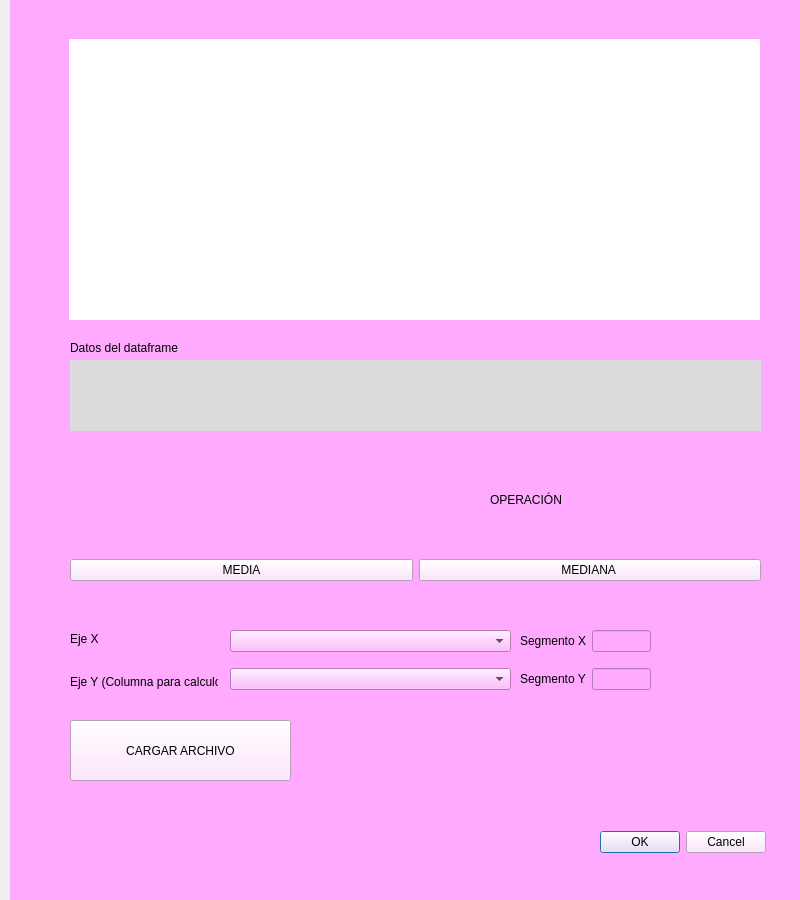
<?xml version="1.0" encoding="UTF-8"?>
<ui version="4.0">
 <class>VentanaCSV</class>
 <widget class="QDialog" name="VentanaCSV">
  <property name="geometry">
   <rect>
    <x>0</x>
    <y>0</y>
    <width>800</width>
    <height>900</height>
   </rect>
  </property>
  <property name="minimumSize">
   <size>
    <width>800</width>
    <height>900</height>
   </size>
  </property>
  <property name="windowTitle">
   <string>Dialog</string>
  </property>
  <widget class="QWidget" name="widget" native="true">
   <property name="geometry">
    <rect>
     <x>10</x>
     <y>0</y>
     <width>801</width>
     <height>901</height>
    </rect>
   </property>
   <property name="styleSheet">
    <string notr="true">background-color: rgb(255, 170, 255);</string>
   </property>
   <widget class="QLabel" name="datos">
    <property name="geometry">
     <rect>
      <x>60</x>
      <y>360</y>
      <width>691</width>
      <height>71</height>
     </rect>
    </property>
    <property name="styleSheet">
     <string notr="true">background-color: rgb(220, 220, 220);</string>
    </property>
    <property name="text">
     <string/>
    </property>
   </widget>
   <widget class="QLabel" name="label_3">
    <property name="geometry">
     <rect>
      <x>60</x>
      <y>340</y>
      <width>181</width>
      <height>16</height>
     </rect>
    </property>
    <property name="text">
     <string>Datos del dataframe</string>
    </property>
   </widget>
   <widget class="QWidget" name="horizontalLayoutWidget">
    <property name="geometry">
     <rect>
      <x>60</x>
      <y>520</y>
      <width>691</width>
      <height>101</height>
     </rect>
    </property>
    <layout class="QHBoxLayout" name="horizontalLayout">
     <item>
      <widget class="QPushButton" name="MediaBotton">
       <property name="styleSheet">
        <string notr="true">background-color: rgb(255, 224, 255);</string>
       </property>
       <property name="text">
        <string>MEDIA</string>
       </property>
      </widget>
     </item>
     <item>
      <widget class="QPushButton" name="MedianaButton">
       <property name="styleSheet">
        <string notr="true">background-color: rgb(255, 224, 255);</string>
       </property>
       <property name="text">
        <string>MEDIANA </string>
       </property>
      </widget>
     </item>
    </layout>
   </widget>
   <widget class="QLabel" name="label_4">
    <property name="geometry">
     <rect>
      <x>480</x>
      <y>490</y>
      <width>91</width>
      <height>20</height>
     </rect>
    </property>
    <property name="text">
     <string>OPERACIÓN</string>
    </property>
   </widget>
   <widget class="QPushButton" name="LoadButton">
    <property name="geometry">
     <rect>
      <x>60</x>
      <y>720</y>
      <width>221</width>
      <height>61</height>
     </rect>
    </property>
    <property name="styleSheet">
     <string notr="true">background-color: rgb(255, 224, 255);</string>
    </property>
    <property name="text">
     <string>CARGAR ARCHIVO</string>
    </property>
   </widget>
   <widget class="QWidget" name="verticalLayoutWidget">
    <property name="geometry">
     <rect>
      <x>220</x>
      <y>620</y>
      <width>281</width>
      <height>80</height>
     </rect>
    </property>
    <layout class="QVBoxLayout" name="verticalLayout">
     <item>
      <widget class="QComboBox" name="comboBox_eje_x"/>
     </item>
     <item>
      <widget class="QComboBox" name="comboBox_eje_y"/>
     </item>
    </layout>
   </widget>
   <widget class="QWidget" name="gridLayoutWidget">
    <property name="geometry">
     <rect>
      <x>510</x>
      <y>620</y>
      <width>131</width>
      <height>80</height>
     </rect>
    </property>
    <layout class="QGridLayout" name="gridLayout">
     <item row="0" column="0">
      <widget class="QLabel" name="label_2">
       <property name="text">
        <string>Segmento X</string>
       </property>
      </widget>
     </item>
     <item row="1" column="0">
      <widget class="QLabel" name="label">
       <property name="text">
        <string>Segmento Y</string>
       </property>
      </widget>
     </item>
     <item row="0" column="1">
      <widget class="QLineEdit" name="combo_segmento_x"/>
     </item>
     <item row="1" column="1">
      <widget class="QLineEdit" name="combo_segmento_y"/>
     </item>
    </layout>
   </widget>
   <widget class="QWidget" name="verticalLayoutWidget_2">
    <property name="geometry">
     <rect>
      <x>60</x>
      <y>620</y>
      <width>148</width>
      <height>80</height>
     </rect>
    </property>
    <layout class="QVBoxLayout" name="verticalLayout_2">
     <item>
      <widget class="QLabel" name="label_5">
       <property name="text">
        <string>Eje X</string>
       </property>
      </widget>
     </item>
     <item>
      <widget class="QLabel" name="label_6">
       <property name="text">
        <string>Eje Y (Columna para calculos)</string>
       </property>
      </widget>
     </item>
    </layout>
   </widget>
   <widget class="QDialogButtonBox" name="buttonBox">
    <property name="geometry">
     <rect>
      <x>585</x>
      <y>812</y>
      <width>171</width>
      <height>61</height>
     </rect>
    </property>
    <property name="styleSheet">
     <string notr="true">background-color: rgb(255, 224, 255);</string>
    </property>
    <property name="standardButtons">
     <set>QDialogButtonBox::Cancel|QDialogButtonBox::Ok</set>
    </property>
   </widget>
   <widget class="QWidget" name="grafico" native="true">
    <property name="geometry">
     <rect>
      <x>59</x>
      <y>39</y>
      <width>691</width>
      <height>281</height>
     </rect>
    </property>
    <property name="styleSheet">
     <string notr="true">background-color: rgb(255, 255, 255);</string>
    </property>
   </widget>
  </widget>
 </widget>
 <resources/>
 <connections/>
</ui>
